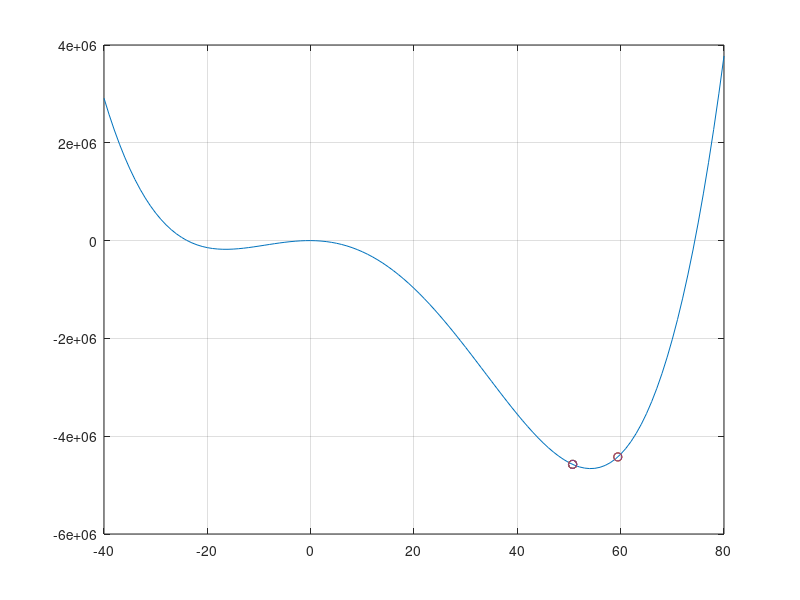

Reproduce this figure in MATLAB.
%% Titel
% Direct Search based example

%% cleanings :)
clc
clear
close all

%% Introduc a function
lb = -40;   %lower band
ub = 80;    %uper band

xx = lb:ub;
y = @(x) x.^4 - 50*x.^3 - 1800*x.^2 - 800*x;
% y is handle function (x is functionname)
plot(xx, y(xx))
grid on

n  = 1;
x0 = (ub-lb) * rand(1, n) + lb;
y0 = y(x0);

%% Searching algorithm
maxItr = 10;
for i=1:maxItr
    xnew = (ub-lb) * rand(1, n) + lb;
    ynew = y(xnew);
    if ynew<y0
        x0 = xnew;
        y0 = ynew;
    end
    hold on
    plot(x0, y0, 'o')
    pause(0.1)
end